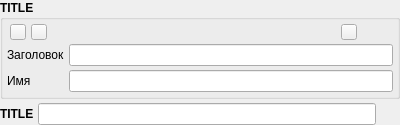
<?xml version="1.0" encoding="UTF-8"?>
<ui version="4.0">
 <class>VariableStringFrame</class>
 <widget class="QWidget" name="VariableStringFrame">
  <property name="geometry">
   <rect>
    <x>0</x>
    <y>0</y>
    <width>400</width>
    <height>113</height>
   </rect>
  </property>
  <property name="windowTitle">
   <string>Form</string>
  </property>
  <layout class="QVBoxLayout" name="verticalLayout">
   <property name="spacing">
    <number>4</number>
   </property>
   <property name="margin">
    <number>0</number>
   </property>
   <item>
    <widget class="QGroupBox" name="adminGroupBox">
     <property name="font">
      <font>
       <weight>75</weight>
       <bold>true</bold>
      </font>
     </property>
     <property name="title">
      <string>TITLE</string>
     </property>
     <layout class="QGridLayout" name="gridLayout">
      <property name="margin">
       <number>4</number>
      </property>
      <property name="spacing">
       <number>4</number>
      </property>
      <item row="1" column="0">
       <widget class="QLabel" name="nameLabel">
        <property name="font">
         <font>
          <weight>50</weight>
          <bold>false</bold>
         </font>
        </property>
        <property name="text">
         <string>Заголовок</string>
        </property>
       </widget>
      </item>
      <item row="1" column="1">
       <widget class="QLineEdit" name="nameEdit">
        <property name="font">
         <font>
          <weight>50</weight>
          <bold>false</bold>
         </font>
        </property>
       </widget>
      </item>
      <item row="2" column="0">
       <widget class="QLabel" name="varNameLabel">
        <property name="font">
         <font>
          <weight>50</weight>
          <bold>false</bold>
         </font>
        </property>
        <property name="text">
         <string>Имя</string>
        </property>
       </widget>
      </item>
      <item row="2" column="1">
       <widget class="QLineEdit" name="varNameEdit">
        <property name="font">
         <font>
          <weight>50</weight>
          <bold>false</bold>
         </font>
        </property>
       </widget>
      </item>
      <item row="0" column="0">
       <layout class="QHBoxLayout" name="horizontalLayout_3">
        <property name="spacing">
         <number>2</number>
        </property>
        <item>
         <widget class="QPushButton" name="upButton">
          <property name="sizePolicy">
           <sizepolicy hsizetype="Fixed" vsizetype="Fixed">
            <horstretch>0</horstretch>
            <verstretch>0</verstretch>
           </sizepolicy>
          </property>
          <property name="maximumSize">
           <size>
            <width>16</width>
            <height>16</height>
           </size>
          </property>
          <property name="font">
           <font>
            <weight>50</weight>
            <bold>false</bold>
           </font>
          </property>
          <property name="text">
           <string/>
          </property>
          <property name="icon">
           <iconset resource="../../Resources.qrc">
            <normaloff>:/images/Up.png</normaloff>:/images/Up.png</iconset>
          </property>
          <property name="iconSize">
           <size>
            <width>14</width>
            <height>14</height>
           </size>
          </property>
         </widget>
        </item>
        <item>
         <widget class="QPushButton" name="downButton">
          <property name="sizePolicy">
           <sizepolicy hsizetype="Fixed" vsizetype="Fixed">
            <horstretch>0</horstretch>
            <verstretch>0</verstretch>
           </sizepolicy>
          </property>
          <property name="maximumSize">
           <size>
            <width>16</width>
            <height>16</height>
           </size>
          </property>
          <property name="font">
           <font>
            <weight>50</weight>
            <bold>false</bold>
           </font>
          </property>
          <property name="text">
           <string/>
          </property>
          <property name="icon">
           <iconset resource="../../Resources.qrc">
            <normaloff>:/images/Down.png</normaloff>:/images/Down.png</iconset>
          </property>
          <property name="iconSize">
           <size>
            <width>14</width>
            <height>14</height>
           </size>
          </property>
         </widget>
        </item>
        <item>
         <spacer name="horizontalSpacer_2">
          <property name="orientation">
           <enum>Qt::Horizontal</enum>
          </property>
          <property name="sizeType">
           <enum>QSizePolicy::Fixed</enum>
          </property>
          <property name="sizeHint" stdset="0">
           <size>
            <width>15</width>
            <height>0</height>
           </size>
          </property>
         </spacer>
        </item>
       </layout>
      </item>
      <item row="0" column="1">
       <layout class="QHBoxLayout" name="horizontalLayout_2">
        <property name="spacing">
         <number>2</number>
        </property>
        <item>
         <spacer name="horizontalSpacer">
          <property name="orientation">
           <enum>Qt::Horizontal</enum>
          </property>
          <property name="sizeHint" stdset="0">
           <size>
            <width>0</width>
            <height>0</height>
           </size>
          </property>
         </spacer>
        </item>
        <item>
         <widget class="QPushButton" name="editButton">
          <property name="sizePolicy">
           <sizepolicy hsizetype="Fixed" vsizetype="Fixed">
            <horstretch>0</horstretch>
            <verstretch>0</verstretch>
           </sizepolicy>
          </property>
          <property name="maximumSize">
           <size>
            <width>16</width>
            <height>16</height>
           </size>
          </property>
          <property name="font">
           <font>
            <weight>50</weight>
            <bold>false</bold>
           </font>
          </property>
          <property name="text">
           <string/>
          </property>
          <property name="icon">
           <iconset resource="../../Resources.qrc">
            <normaloff>:/images/Pencil.png</normaloff>:/images/Pencil.png</iconset>
          </property>
         </widget>
        </item>
        <item>
         <widget class="QPushButton" name="copyButton">
          <property name="sizePolicy">
           <sizepolicy hsizetype="Fixed" vsizetype="Fixed">
            <horstretch>0</horstretch>
            <verstretch>0</verstretch>
           </sizepolicy>
          </property>
          <property name="maximumSize">
           <size>
            <width>16</width>
            <height>16</height>
           </size>
          </property>
          <property name="font">
           <font>
            <weight>50</weight>
            <bold>false</bold>
           </font>
          </property>
          <property name="text">
           <string/>
          </property>
          <property name="icon">
           <iconset resource="../../Resources.qrc">
            <normaloff>:/images/CopyComponent.png</normaloff>:/images/CopyComponent.png</iconset>
          </property>
          <property name="flat">
           <bool>true</bool>
          </property>
         </widget>
        </item>
        <item>
         <widget class="QPushButton" name="deleteButton">
          <property name="sizePolicy">
           <sizepolicy hsizetype="Fixed" vsizetype="Fixed">
            <horstretch>0</horstretch>
            <verstretch>0</verstretch>
           </sizepolicy>
          </property>
          <property name="maximumSize">
           <size>
            <width>16</width>
            <height>16</height>
           </size>
          </property>
          <property name="font">
           <font>
            <weight>50</weight>
            <bold>false</bold>
           </font>
          </property>
          <property name="text">
           <string/>
          </property>
          <property name="icon">
           <iconset resource="../../Resources.qrc">
            <normaloff>:/images/Delete.png</normaloff>:/images/Delete.png</iconset>
          </property>
          <property name="flat">
           <bool>true</bool>
          </property>
         </widget>
        </item>
       </layout>
      </item>
     </layout>
    </widget>
   </item>
   <item>
    <widget class="QWidget" name="userWidget" native="true">
     <layout class="QHBoxLayout" name="horizontalLayout">
      <property name="spacing">
       <number>4</number>
      </property>
      <property name="margin">
       <number>0</number>
      </property>
      <item>
       <widget class="QLabel" name="valueLabel">
        <property name="sizePolicy">
         <sizepolicy hsizetype="Maximum" vsizetype="Preferred">
          <horstretch>0</horstretch>
          <verstretch>0</verstretch>
         </sizepolicy>
        </property>
        <property name="font">
         <font>
          <weight>75</weight>
          <bold>true</bold>
         </font>
        </property>
        <property name="text">
         <string>TITLE</string>
        </property>
       </widget>
      </item>
      <item>
       <widget class="QLineEdit" name="valueEdit"/>
      </item>
      <item>
       <widget class="QPushButton" name="lockButton">
        <property name="maximumSize">
         <size>
          <width>20</width>
          <height>20</height>
         </size>
        </property>
        <property name="text">
         <string/>
        </property>
        <property name="icon">
         <iconset resource="../../Resources.qrc">
          <normaloff>:/images/Unlock.png</normaloff>:/images/Unlock.png</iconset>
        </property>
        <property name="iconSize">
         <size>
          <width>20</width>
          <height>20</height>
         </size>
        </property>
        <property name="flat">
         <bool>true</bool>
        </property>
       </widget>
      </item>
     </layout>
    </widget>
   </item>
  </layout>
 </widget>
 <resources>
  <include location="../../Resources.qrc"/>
 </resources>
 <connections/>
</ui>
